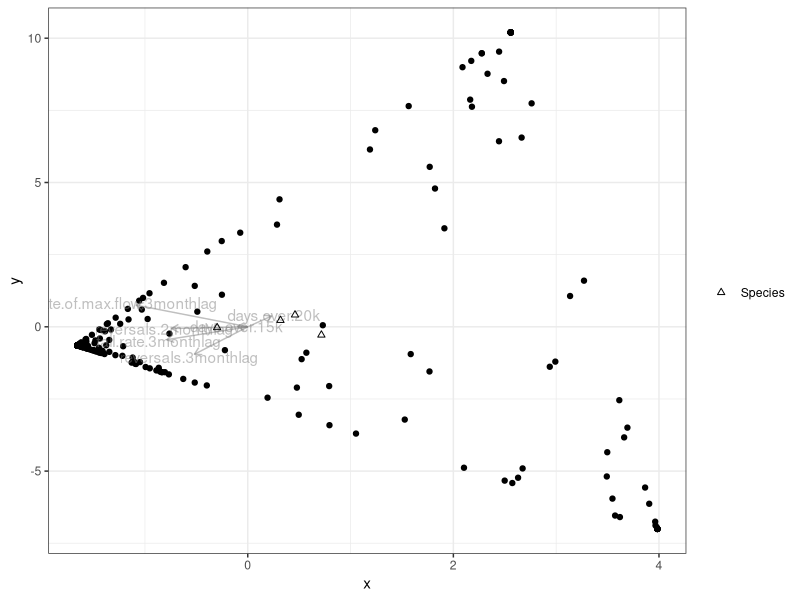

R code for this plot:
getwd()
library(tidyverse)
library(vegan)
library(grid)

##### Script for CCA modelling and other analysis

environmental.matrix <- read.csv("./Data/ProcessedData/environmental.matrix.final.csv")
columns.as.numeric <- colnames(environmental.matrix[,c(3:62)])
environmental.matrix[columns.as.numeric] <- lapply(environmental.matrix[columns.as.numeric], as.numeric)
environmental.matrix <- environmental.matrix %>% select(-"X")
environmental.matrix$date <- as.Date(environmental.matrix$date, format = "%Y-%m-%d")

abundance.matrix.allmonths <- read.csv("./Data/ProcessedData/AlosineAbundance_monthly.csv")
abundance.matrix.allmonths <- abundance.matrix.allmonths %>% select(-"X")
abundance.matrix.allmonths$date <- as.Date(abundance.matrix.allmonths$date, format = "%Y-%m-%d")

## Formatting the abundance matrix for CCA model (rows sum to 1 to indicate species composition; 0 abundance rows removed)
abundance.matrix.CCA.format <- abundance.matrix.allmonths[,-c(1:2)]
abundance.matrix.CCA.format <- subset(abundance.matrix.CCA.format,rowSums(abundance.matrix.CCA.format[,c(1:4)])!=0)
divide.by.rowsum <- function(x, na.rm = FALSE) (x/rowSums(abundance.matrix.CCA.format[,c(1:4)]))
abundance.matrix.CCA.format <- abundance.matrix.CCA.format %>% select(c(1:5)) %>% mutate_at(c(1:4),
                                                                              .funs = divide.by.rowsum)
abundance.matrix.CCA.format <- abundance.matrix.CCA.format %>% mutate(month = 
                                                  format(as.Date(abundance.matrix.CCA.format$date), "%m"),
                                                  year = format(as.Date(abundance.matrix.CCA.format$date), "%Y"))
abundance.matrix.CCA.format$month <- as.numeric(abundance.matrix.CCA.format$month)
abundance.matrix.CCA.format$year <- as.numeric(abundance.matrix.CCA.format$year)
## Have environmental data for March - August (3-11); and have abundance data for all months. For a 3 month lag,
## only have sufficient environmental data to look at abundance in June - November. However, do not have (unlagged)
## environmental data for months 9-11 (will only look at months June-October with full env. data set) (without unlagged
## data, can look at June - November)

## Creating abundance matrices for June through...Sept, Oct, Nov
abundance.matrix.CCA.Jun_Oct <- abundance.matrix.CCA.format %>% filter(month == 06 | month == 07 | month == 08 |
                                                                         month == 09 | month == 10)
abundance.matrix.CCA.Jun_Sep <- abundance.matrix.CCA.format %>% filter(month == 06 | month == 07 | month == 08 |
                                                                         month == 09)
abundance.matrix.CCA.Jun_Nov <- abundance.matrix.CCA.format %>% filter(month == 06 | month == 07 | month == 08 |
                                                                            month == 09 | month == 10 | month == 11)

## Removing unmatched rows (with abundance matrix) from environmental matrix
environmental.matrix.CCA.Jun_Oct <- semi_join(environmental.matrix, abundance.matrix.CCA.Jun_Oct, by = "date")
environmental.matrix.CCA.Jun_Sep <- semi_join(environmental.matrix, abundance.matrix.CCA.Jun_Sep, by = "date")
environmental.matrix.CCA.Jun_Nov <- semi_join(environmental.matrix, abundance.matrix.CCA.Jun_Nov, by = "date")

## Removing data/year/month columns
abundance.matrix.CCA.Jun_Oct <- abundance.matrix.CCA.Jun_Oct %>% select(-c("date", "month", "year"))
abundance.matrix.CCA.Jun_Sep <- abundance.matrix.CCA.Jun_Sep %>% select(-c("date", "month", "year"))
abundance.matrix.CCA.Jun_Nov <- abundance.matrix.CCA.Jun_Nov %>% select(-c("date", "month", "year"))

environmental.matrix.CCA.Jun_Oct <- environmental.matrix.CCA.Jun_Oct %>% select(-c("date"))
environmental.matrix.CCA.Jun_Sep <- environmental.matrix.CCA.Jun_Sep %>% select(-c("date"))
environmental.matrix.CCA.Jun_Nov <- environmental.matrix.CCA.Jun_Nov %>% select(-c("date"))

## Setting data classes
str(environmental.matrix.CCA.Jun_Nov)
str(abundance.matrix.CCA.Jun_Nov)

## Removing DO columns for purpose of finding significant variables
environmental.matrix.CCA.Jun_Nov_clean <- environmental.matrix.CCA.Jun_Nov %>% select(-c("minDO.oakcity.3monthlag",
                                                                                         "minDO.jamesville.3monthlag",
                                                                                         "minDO.oakcity.2monthlag",
                                                                                         "minDO.jamesville.2monthlag",
                                                                                         "minDO.oakcity.1monthlag",
                                                                                         "minDO.jamesville.1monthlag",
                                                                                         "minDO.oakcity",
                                                                                         "minDO.jamesville"))

## Using adonis to find significant variables
adonis.varselect <- adonis(abundance.matrix.CCA.Jun_Nov ~ ., data=environmental.matrix.CCA.Jun_Nov_clean)
adonis.varselect

bestEnvVariables <- rownames(adonis.varselect$aov.tab)[adonis.varselect$aov.tab$"Pr(>F)"<=0.05]
bestEnvVariables<-bestEnvVariables[!is.na(bestEnvVariables)]
eval(parse(text=paste("CCA.model.selection <- cca(abundance.matrix.CCA.Jun_Nov ~ ",
                      do.call(paste,c(as.list(bestEnvVariables),sep=" + ")),
                      ",data=environmental.matrix.CCA.Jun_Nov_clean)",sep="")))
scrs<-scores(CCA.model.selection, display=c("sp","wa","lc","bp","cn"))
df_sites<-data.frame(scrs$sites,t(as.data.frame(strsplit(rownames(scrs$sites),"_"))))
colnames(df_sites)<-c("x","y","month")

p <- ggplot()
p<-p+geom_point(data=df_sites,aes(x,y))
multiplier <- vegan:::ordiArrowMul(scrs$biplot)
df_arrows<- scrs$biplot*multiplier
colnames(df_arrows)<-c("x","y")
df_arrows=as.data.frame(df_arrows)
p<-p+geom_segment(data=df_arrows, aes(x = 0, y = 0, xend = x, yend = y),
                  arrow = arrow(length = unit(0.2, "cm")),color="#808080",alpha=0.5)
p<-p+geom_text(data=as.data.frame(df_arrows*1.1),aes(x, y, label = rownames(df_arrows)),color="#808080",alpha=0.5)
df_species<- as.data.frame(scrs$species)
colnames(df_species)<-c("x","y")
# p<-p+geom_text(data=df_species,aes(x,y,label=rownames(df_species)))
p<-p+geom_point(data=df_species,aes(x,y,shape="Species"))+scale_shape_manual("",values=2)
p<-p+theme_bw()
p

CCA_model.allmonths <- cca(abundance.matrix.CCA.Jun_Nov ~ environmental.matrix.CCA.Jun_Nov$median.monthly.flow)
RsquareAdj(CCA_model.allmonths, 100)
anova(CCA_model.allmonths, permutations = 999)
anova(CCA_model.allmonths, by = 'margin', permutations = 999)

## Significant predictors (adj. R2):
#** Date of max flow - 3 month lag (0.1058)
# Fall rate - 3 month lag (0.02759021)
# Rise rate - 3 month lag (0.02260607)
# Reversals - 3 month lag (0.01151084)
# Days over 10k - 3 month lag - (0.002251548) - most significant "days over X" var w/ 3 month lag
# Max flow - 2 month lag (0.01129475)
# Date of max flow - 2 month lag (0.1058873)
# Fall rate - 2 month lag (0.02668163)
# Rise rate - 2 month lag (0.03601864)
# Reversals - 2 month lag (0.03759623)
# Inflows - 2 month lag (0.01649611)
# Median flow - 1 month lag (0.01361455)
# Max flow - 1 month lag (0.01046577)
# Date of max flow - 1 month lag (0.1034599)
# Fall rate - 1 month lag (0.0156292)
# Rise rate - 1 month lag (0.01651586)
# Reversals - 1 month lag (0.01391993)
# Inflows - 1 month lag (0.01263315)
#


# CCA_model.allmonths <- cca(abundance.matrix.CCA.Jun_Sep ~ environmental.matrix.CCA.June_Sep$fall.rate.3monthlag +
#                              environmental.matrix.CCA.June_Sep$inflows.1monthlag +
#                              environmental.matrix.CCA.Jun_Sep $rise.rate.3monthlag +
#                              environmental.matrix.CCA.Jun_Sep$inflows.2monthlag + 
#                              environmental.matrix.CCA.Jun_Sep$inflows.upperqtl.3monthlag +
#                              environmental.matrix.CCA.Jun_Sep$inflows.upperqtl.2monthlag +
#                              environmental.matrix.CCA.Jun_Sep$inflows.lowerqtl.3monthlag)

